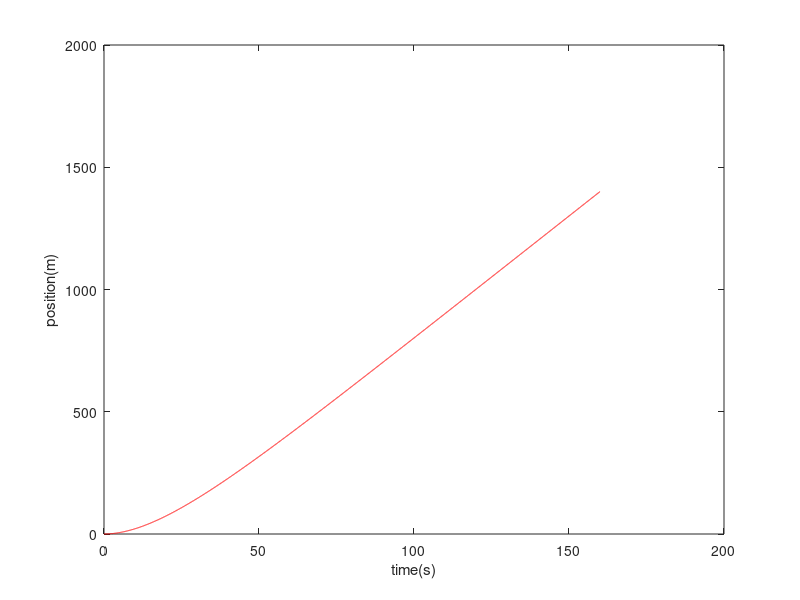

Write the MATLAB code that produced this figure.
u = 1; %force
b = 0.1; %damping constant
k = 0.4; %spring constant
m = 2; %mass
dt = 0.02; %timestep
position  = 0;
velocity  = 0;
acceleration  = 0;

%calculating second-order system characteristics and settling time
natural_freq = sqrt(k/m);
damping_ratio = b/(2*sqrt(m*k));
settle_time = 4/(natural_freq * damping_ratio);


%preparing data collection
time = 0:dt:settle_time;
y_values = zeros(1, length(time));
overshoot = zeros(1, length(time));
index = 1:1:length(time);

%equilibrium position
equil_pos = u/k;

for num = index
    y_values(num) = position;

    acceleration = (u - (b*velocity) - (k*position*0))/m;

    velocity = velocity + acceleration * dt;
    position = position + velocity * dt;

    %finding and documenting peaks
    if num > 2
        if y_values(num-1) > y_values(num-2) && y_values(num-1) > position
            calc = ((y_values(num-1) - (equil_pos)) / (equil_pos)) * 100;
            overshoot(num) = calc;
        end
    end    

    y_values(num) = position;

end

%plotting

plot(time,y_values, "r")
xlabel("time(s)");
ylabel("position(m)")

hold on

overshoot;

peak_indices = find(overshoot ~= 0);

plot(time(peak_indices), y_values(peak_indices), 'b*', 'MarkerSize', 10)
